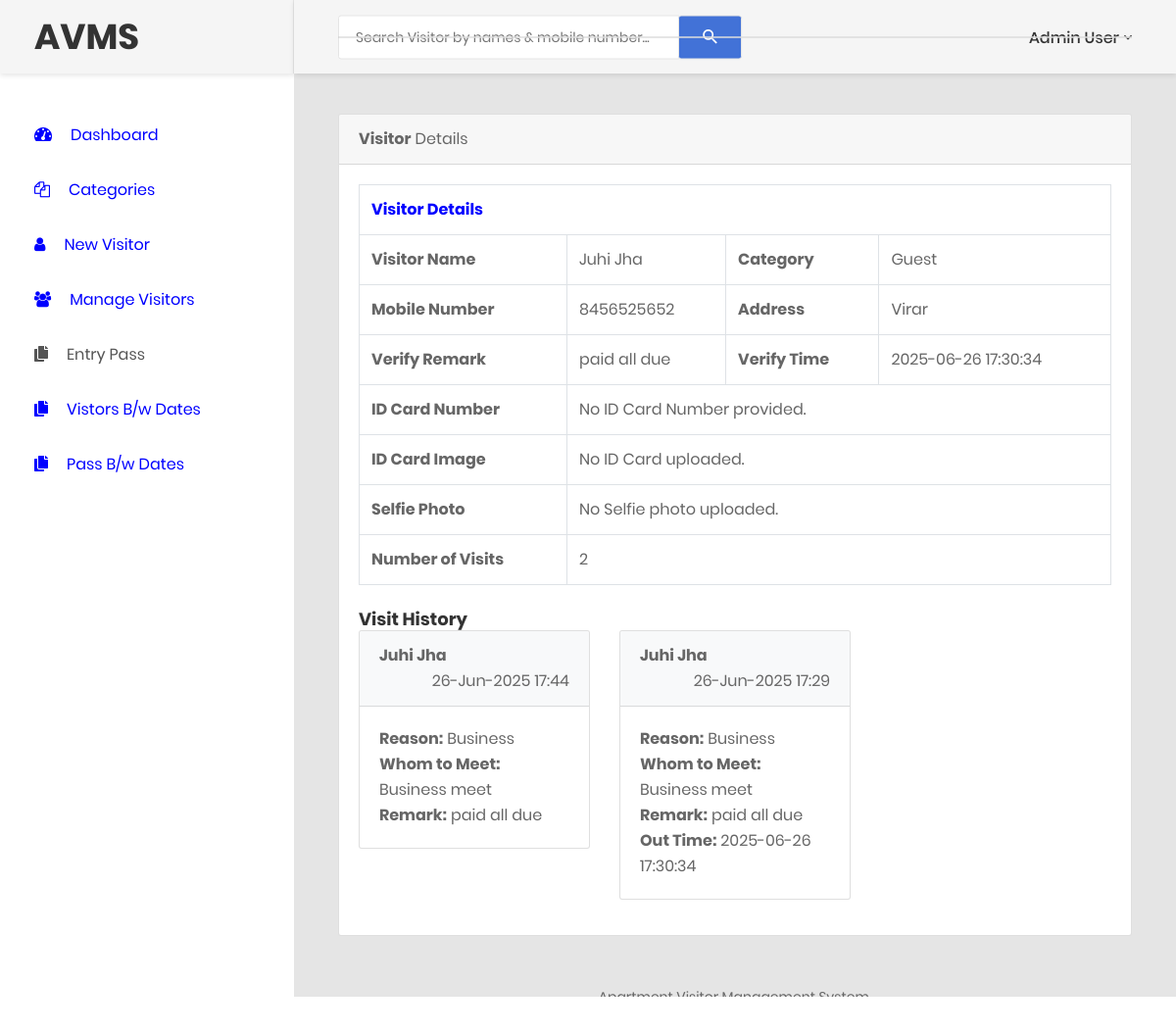
Page /visitor-detail.php?editid=4 (signed in) on the committed database.
### tables this page shows
CREATE TABLE `tblvisitor` (
  `ID` int(5) NOT NULL,
  `categoryName` varchar(120) DEFAULT NULL,
  `VisitorName` varchar(120) DEFAULT NULL,
  `MobileNumber` bigint(11) DEFAULT NULL,
  `Address` varchar(250) DEFAULT NULL,
  `Apartment` varchar(120) NOT NULL,
  `Floor` varchar(120) NOT NULL,
  `WhomtoMeet` varchar(120) DEFAULT NULL,
  `ReasontoMeet` varchar(120) DEFAULT NULL,
  `EnterDate` timestamp NULL DEFAULT current_timestamp(),
  `remark` varchar(255) DEFAULT NULL,
  `outtime` timestamp NULL DEFAULT NULL ON UPDATE current_timestamp(),
  `idCardType` varchar(50) DEFAULT NULL,
  `idCardNumber` varchar(100) DEFAULT NULL,
  `idCardImage` varchar(255) DEFAULT NULL,
  `visitorPhoto` varchar(255) DEFAULT NULL
);

### visitor-detail.php (the view, shortened to what this page needs)
<?php
include('includes/dbconnection.php');
if (strlen($_SESSION['avmsaid']==0)) {
  header('location:logout.php');
  } else{
?>
<!DOCTYPE html>
<html lang="en">
<head>
    <link href="css/font-face.css" rel="stylesheet" media="all">
    <link href="vendor/font-awesome-5/css/fontawesome-all.min.css" rel="stylesheet" media="all">
    <link href="vendor/font-awesome-4.7/css/font-awesome.min.css" rel="stylesheet" media="all">
    <link href="vendor/mdi-font/css/material-design-iconic-font.min.css" rel="stylesheet" media="all">
    <link href="vendor/bootstrap-4.1/bootstrap.min.css" rel="stylesheet" media="all">
    <link href="vendor/animsition/animsition.min.css" rel="stylesheet" media="all">
    <link href="vendor/bootstrap-progressbar/bootstrap-progressbar-3.3.4.min.css" rel="stylesheet" media="all">
    <link href="vendor/wow/animate.css" rel="stylesheet" media="all">
    <link href="vendor/css-hamburgers/hamburgers.min.css" rel="stylesheet" media="all">
    <link href="vendor/slick/slick.css" rel="stylesheet" media="all">
    <link href="vendor/select2/select2.min.css" rel="stylesheet" media="all">
    <link href="vendor/perfect-scrollbar/perfect-scrollbar.css" rel="stylesheet" media="all">
    <link href="css/theme.css" rel="stylesheet" media="all">
</head>
<body class="animsition">
    <div class="page-wrapper">
        <?php include_once('includes/sidebar.php');?>
        <div class="page-container">
            <?php include_once('includes/header.php');?>
            <div class="main-content">
                <div class="section__content section__content--p30">
                    <div class="container-fluid">
                        <div class="row">
                            <div class="col-lg-12">
                                <div class="card">
                                    <div class="card-header">
                                        <strong>Visitor</strong>  Details
                                    </div>
                                    <div class="card-body card-block">
  <?php
 $eid=$_GET['editid'];
$ret=mysqli_query($con,"select * from  tblvisitor where ID='$eid'");
while ($row=mysqli_fetch_array($ret)) {
?><table border="1" class="table table-bordered mg-b-0">
<tr>
    <th colspan="4" style="color:blue">Visitor Details</th>
</tr>
                                            <tr>
    <th>Visitor Name</th>
    <td><?php  echo $row['VisitorName'];?></td>
    <th>Category</th>
    <td><?php  echo $row['categoryName'];?></td>
  </tr>
  <tr>
     <th>Mobile Number</th>
    <td><?php  echo $row['MobileNumber'];?></td>
    <th>Address</th>
    <td colspan="3"><?php  echo $row['Address'];?></td>
  </tr>
<?php if($row['remark']==""){ ?>
    <form method="post">
         <tr>
    <th>Verify Remark :</th>
    <td colspan="3">
    <textarea name="remark" placeholder="" rows="6" cols="14" class="form-control wd-450" required="true"></textarea></td>
  </tr>
 <tr align="center">
    <td colspan="4"><button type="submit" name="submit" class="btn btn-primary btn-sm">Verify</button></td>
  </tr>
                                        </form>
               <?php } else { ?>
<tr>
    <th>Verify Remark </th>
    <td><?php echo $row['remark']; ?></td>
<th>Verify Time</th>
<td><?php echo $row['outtime']; ?>  </td>
<?php } ?>
</tr>
<tr>
  <th>ID Card Number</th>
  <td colspan="3">
    <?= !empty($row['idCardNumber']) ? htmlspecialchars($row['idCardNumber']) : "No ID Card Number provided." ?>
  </td>
</tr>
<tr>
  <th>ID Card Image</th>
  <td colspan="3">
    <?php
    $idCardPath = 'visitor/uploads/' . $row['idCardImage'];
    if (!empty($row['idCardImage']) && file_exists($idCardPath)) {
      echo '<img src="' . htmlspecialchars($idCardPath) . '" alt="ID Card" style="max-width:200px; max-height:150px;"><br>';
      echo '<small>Path: ' . htmlspecialchars($idCardPath) . '</small>';
    } else {
      echo "No ID Card uploaded.";
    }
    ?>
  </td>
</tr>
<tr>
  <th>Selfie Photo</th>
  <td colspan="3">
    <?php
    $selfiePath = 'visitor/uploads/' . $row['selfiePhoto'];
    if (!empty($row['selfiePhoto']) && file_exists($selfiePath)) {
      echo '<img src="' . htmlspecialchars($selfiePath) . '" alt="Selfie Photo" style="max-width:200px; max-height:150px;"><br>';
      echo '<small>Path: ' . htmlspecialchars($selfiePath) . '</small>';
    } else {
      echo "No Selfie photo uploaded.";
    }
    ?>
  </td>
</tr>
<?php
$mobile = $row['MobileNumber'];
$visitCountResult = mysqli_query($con, "SELECT COUNT(*) AS totalVisits FROM tblvisitor WHERE MobileNumber = '$mobile'");
$visitCountData = mysqli_fetch_assoc($visitCountResult);
$visitCount = $visitCountData['totalVisits'];
?>
<tr>
  <th>Number of Visits</th>
  <td colspan="3"><?= $visitCount ?></td>
</tr>
</table>
<h4 class="mt-4">Visit History</h4>
<div class="row">
<?php
$historyQuery = mysqli_query($con, "SELECT * FROM tblvisitor WHERE MobileNumber = '$mobile' ORDER BY EnterDate DESC");
while ($history = mysqli_fetch_assoc($historyQuery)) {
?>
    <div class="col-md-4">
        <div class="card mb-3">
            <div class="card-header bg-light">
                <strong><?= htmlspecialchars($history['VisitorName']) ?></strong>
                <span class="float-right"><?= date("d-M-Y H:i", strtotime($history['EnterDate'])) ?></span>
            </div>
            <div class="card-body">
                <p><strong>Reason:</strong> <?= htmlspecialchars($history['ReasontoMeet']) ?></p>
                <p><strong>Whom to Meet:</strong> <?= htmlspecialchars($history['WhomtoMeet']) ?></p>
                <p><strong>Remark:</strong> <?= htmlspecialchars($history['remark']) ?: 'N/A' ?></p>
                <?php if (!empty($history['outtime'])): ?>
                    <p><strong>Out Time:</strong> <?= htmlspecialchars($history['outtime']) ?></p>
                <?php endif; ?>
            </div>
        </div>
    </div>
<?php } ?>
</div>
                                    </div>
                                </div>
                        </div>
                            </div>
<?php include_once('includes/footer.php');?>
                </div>
                </div>
            </div>
        </div>
</body>
</html>
<?php }  ?>
<?php }  ?>

### includes/footer.php
<div class="row">
                            <div class="col-md-12">
                                <div class="copyright">
                                    <p>Apartment Visitor Management System.</p>
                                </div>
                            </div>
                        </div>

### rows in the picture
tblvisitor: VisitorName "Juhi Jha", categoryName "Guest", MobileNumber "8456525652", Address "Virar", remark "paid all due", outtime "2025-06-26 17:30:34", shows "No ID Card Number provided.", shows "No ID Card uploaded.", visitCount "2", EnterDate "26-Jun-2025 17:29", ReasontoMeet "Business", WhomtoMeet "Business meet"
tblvisitor: VisitorName "Juhi Jha", EnterDate "26-Jun-2025 17:44", ReasontoMeet "Business", WhomtoMeet "Business meet", remark "paid all due"
